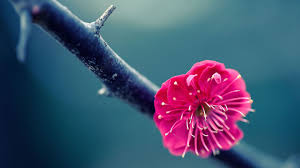
#> input picture Lab1/input/image1.jpg, 300 x 168 px
$ python Lab1.py
#> lines starting #> are read from the running program, lines starting #| are printed output that depends on the picture
import cv2
import numpy as np
import math

from matplotlib import pyplot as plt
from mpl_toolkits.mplot3d import Axes3D
from matplotlib import cm
from matplotlib.ticker import LinearLocator, FormatStrFormatter

bitDepth = 6

def plotSurface(img):
	fig = plt.figure()
	ax = fig.gca(projection='3d')
	x, y = np.mgrid[0:img.shape[0], 0:img.shape[1]]
	z = img[0:img.shape[0]][0:img.shape[1]]
	surf = ax.plot_surface(x, y, z, cmap=cm.hsv)
	plt.show()
	plt.pause(.001)

def quantization(img, depth):
	maxValue    = 256
	minValue    = 0
	qLevel 		= 2**depth

	qStep 		= (maxValue - minValue)/qLevel

	for i, row in enumerate(img):
		for j, dot in enumerate(row):
			img[i][j] = math.floor(img[i][j] / qStep)

def levelCovert(img, depth):
	maxValue = 255
	qLevel 		= 2**depth
	for i, row in enumerate(img):
		for j, dot in enumerate(row):
			img[i][j] = (img[i][j] * maxValue) / qLevel

rgb = cv2.imread('input/image1.jpg')
#> rgb is the input picture: shape (168, 300, 3); mean B, G, R 111.6, 84.4, 69.1

gray = cv2.cvtColor(rgb, cv2.COLOR_BGR2GRAY)
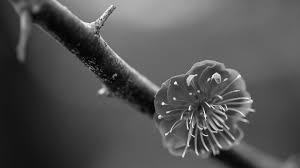
#> gray: shape (168, 300); min 2, max 253, mean 82.9
grayCopy = gray

cv2.imshow('rgb',rgb)
cv2.imwrite('output/rgb.jpg',rgb)
cv2.imshow('gray',gray)
cv2.imwrite('output/gray.jpg',gray)

print('RGB Shape is : ' + str(rgb.shape))
#| RGB Shape is : (168, 300, 3)
print('RGB Size is  : ' + str(rgb.size))
#| RGB Size is  : 151200
print('RGB Type is  : ' + str(rgb.dtype))
#| RGB Type is  : uint8

im_color = cv2.applyColorMap(gray, cv2.COLORMAP_HOT) 	# for color map
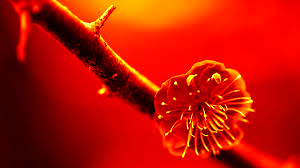
#> im_color: shape (168, 300, 3); mean B, G, R 0.4, 19.5, 187.7
cv2.imshow('colormap',im_color)
cv2.imwrite('output/colormap.jpg',im_color)

quantization(gray,bitDepth)								# for quantize
#> after the loop in quantization, `for i, row in enumerate(img):`:
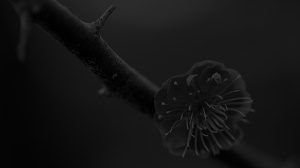
#> img: shape (168, 300); min 0, max 63, mean 20.3
cv2.imshow('quantize',gray)
cv2.imwrite('output/quantize(' + str(2**bitDepth) + ').jpg',gray)

im_color = cv2.applyColorMap(gray, cv2.COLORMAP_HOT) 	# for color map
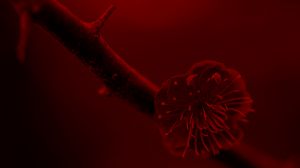
#> im_color: shape (168, 300, 3); mean B, G, R 0, 0, 50.8
cv2.imshow('colormapQu',im_color)
cv2.imwrite('output/colormap(' + str(2**bitDepth) + ').jpg',im_color)

levelCovert(gray,bitDepth)								# for quantize in 256 level
cv2.imshow('quantizeLevelCovert',gray)
cv2.imwrite('output/quantize(256).jpg',gray)

#> (the run stopped early here; a loop or call above may not have finished)

$ run again, with Lab1/input/image2.jpg copied over Lab1/input/image1.jpg
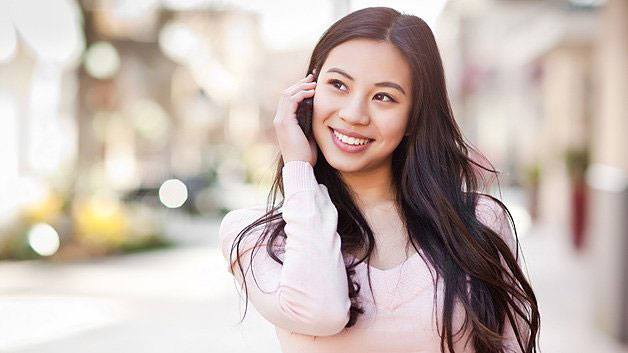
#> input picture Lab1/input/image2.jpg, 628 x 353 px
#> rgb is the input picture: shape (353, 628, 3); mean B, G, R 177.3, 183.6, 198
#| RGB Shape is : (353, 628, 3)
#| RGB Size is  : 665052
#| RGB Type is  : uint8
#> after the loop in quantization, `for i, row in enumerate(img):`:
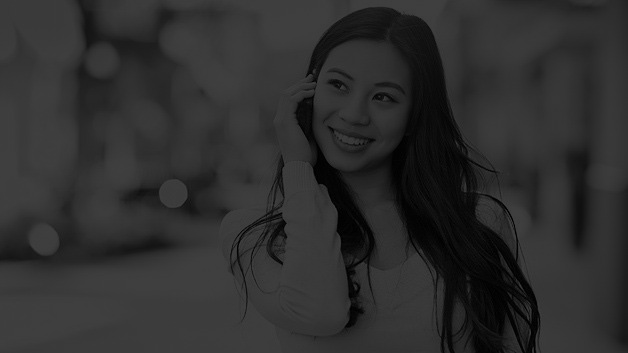
#> img: shape (353, 628); min 0, max 63, mean 46.4
#> `im_color = cv2.applyColorMap(gray, cv2.COLORMAP_HOT)`:
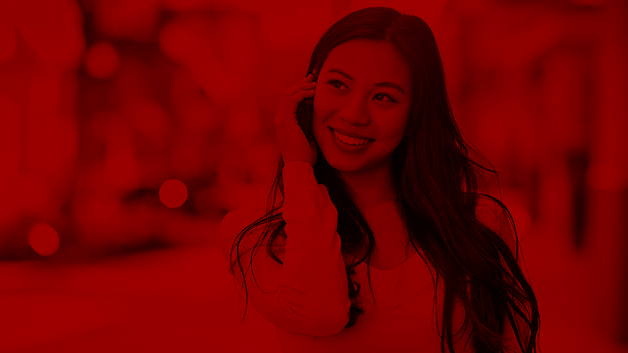
#> im_color: shape (353, 628, 3); mean B, G, R 0, 0, 116
